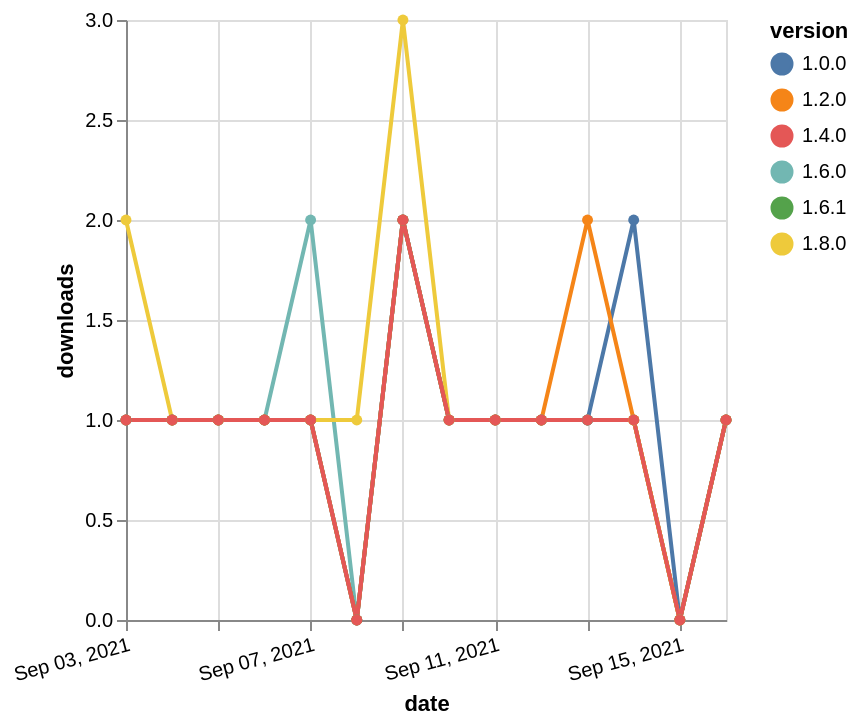

Write the Vega-Lite specification saved for this chart.
### Vega-Lite specification from a JSON file in a GitHub repository (floating-point values rounded to 4 significant figures)
{"$schema": "https://vega.github.io/schema/vega-lite/v5.json", "description": "A simple bar chart with embedded data.", "data": {"values": [{"date": "2021-09-03", "total": 152, "delta": 1, "version": "1.6.0"}, {"date": "2021-09-04", "total": 153, "delta": 1, "version": "1.6.0"}, {"date": "2021-09-05", "total": 154, "delta": 1, "version": "1.6.0"}, {"date": "2021-09-06", "total": 155, "delta": 1, "version": "1.6.0"}, {"date": "2021-09-07", "total": 157, "delta": 2, "version": "1.6.0"}, {"date": "2021-09-08", "total": 157, "delta": 0, "version": "1.6.0"}, {"date": "2021-09-09", "total": 159, "delta": 2, "version": "1.6.0"}, {"date": "2021-09-10", "total": 160, "delta": 1, "version": "1.6.0"}, {"date": "2021-09-11", "total": 161, "delta": 1, "version": "1.6.0"}, {"date": "2021-09-12", "total": 162, "delta": 1, "version": "1.6.0"}, {"date": "2021-09-13", "total": 163, "delta": 1, "version": "1.6.0"}, {"date": "2021-09-14", "total": 164, "delta": 1, "version": "1.6.0"}, {"date": "2021-09-15", "total": 164, "delta": 0, "version": "1.6.0"}, {"date": "2021-09-16", "total": 165, "delta": 1, "version": "1.6.0"}, {"date": "2021-09-03", "total": 134, "delta": 1, "version": "1.6.1"}, {"date": "2021-09-04", "total": 135, "delta": 1, "version": "1.6.1"}, {"date": "2021-09-05", "total": 136, "delta": 1, "version": "1.6.1"}, {"date": "2021-09-06", "total": 137, "delta": 1, "version": "1.6.1"}, {"date": "2021-09-07", "total": 138, "delta": 1, "version": "1.6.1"}, {"date": "2021-09-08", "total": 138, "delta": 0, "version": "1.6.1"}, {"date": "2021-09-09", "total": 140, "delta": 2, "version": "1.6.1"}, {"date": "2021-09-10", "total": 141, "delta": 1, "version": "1.6.1"}, {"date": "2021-09-11", "total": 142, "delta": 1, "version": "1.6.1"}, {"date": "2021-09-12", "total": 143, "delta": 1, "version": "1.6.1"}, {"date": "2021-09-13", "total": 144, "delta": 1, "version": "1.6.1"}, {"date": "2021-09-14", "total": 145, "delta": 1, "version": "1.6.1"}, {"date": "2021-09-15", "total": 145, "delta": 0, "version": "1.6.1"}, {"date": "2021-09-16", "total": 146, "delta": 1, "version": "1.6.1"}, {"date": "2021-09-03", "total": 120, "delta": 2, "version": "1.8.0"}, {"date": "2021-09-04", "total": 121, "delta": 1, "version": "1.8.0"}, {"date": "2021-09-05", "total": 122, "delta": 1, "version": "1.8.0"}, {"date": "2021-09-06", "total": 123, "delta": 1, "version": "1.8.0"}, {"date": "2021-09-07", "total": 124, "delta": 1, "version": "1.8.0"}, {"date": "2021-09-08", "total": 125, "delta": 1, "version": "1.8.0"}, {"date": "2021-09-09", "total": 128, "delta": 3, "version": "1.8.0"}, {"date": "2021-09-10", "total": 129, "delta": 1, "version": "1.8.0"}, {"date": "2021-09-11", "total": 130, "delta": 1, "version": "1.8.0"}, {"date": "2021-09-12", "total": 131, "delta": 1, "version": "1.8.0"}, {"date": "2021-09-13", "total": 132, "delta": 1, "version": "1.8.0"}, {"date": "2021-09-14", "total": 133, "delta": 1, "version": "1.8.0"}, {"date": "2021-09-15", "total": 133, "delta": 0, "version": "1.8.0"}, {"date": "2021-09-16", "total": 134, "delta": 1, "version": "1.8.0"}, {"date": "2021-09-03", "total": 199, "delta": 1, "version": "1.0.0"}, {"date": "2021-09-04", "total": 200, "delta": 1, "version": "1.0.0"}, {"date": "2021-09-05", "total": 201, "delta": 1, "version": "1.0.0"}, {"date": "2021-09-06", "total": 202, "delta": 1, "version": "1.0.0"}, {"date": "2021-09-07", "total": 203, "delta": 1, "version": "1.0.0"}, {"date": "2021-09-08", "total": 203, "delta": 0, "version": "1.0.0"}, {"date": "2021-09-09", "total": 205, "delta": 2, "version": "1.0.0"}, {"date": "2021-09-10", "total": 206, "delta": 1, "version": "1.0.0"}, {"date": "2021-09-11", "total": 207, "delta": 1, "version": "1.0.0"}, {"date": "2021-09-12", "total": 208, "delta": 1, "version": "1.0.0"}, {"date": "2021-09-13", "total": 209, "delta": 1, "version": "1.0.0"}, {"date": "2021-09-14", "total": 211, "delta": 2, "version": "1.0.0"}, {"date": "2021-09-15", "total": 211, "delta": 0, "version": "1.0.0"}, {"date": "2021-09-16", "total": 212, "delta": 1, "version": "1.0.0"}, {"date": "2021-09-03", "total": 197, "delta": 1, "version": "1.2.0"}, {"date": "2021-09-04", "total": 198, "delta": 1, "version": "1.2.0"}, {"date": "2021-09-05", "total": 199, "delta": 1, "version": "1.2.0"}, {"date": "2021-09-06", "total": 200, "delta": 1, "version": "1.2.0"}, {"date": "2021-09-07", "total": 201, "delta": 1, "version": "1.2.0"}, {"date": "2021-09-08", "total": 201, "delta": 0, "version": "1.2.0"}, {"date": "2021-09-09", "total": 203, "delta": 2, "version": "1.2.0"}, {"date": "2021-09-10", "total": 204, "delta": 1, "version": "1.2.0"}, {"date": "2021-09-11", "total": 205, "delta": 1, "version": "1.2.0"}, {"date": "2021-09-12", "total": 206, "delta": 1, "version": "1.2.0"}, {"date": "2021-09-13", "total": 208, "delta": 2, "version": "1.2.0"}, {"date": "2021-09-14", "total": 209, "delta": 1, "version": "1.2.0"}, {"date": "2021-09-15", "total": 209, "delta": 0, "version": "1.2.0"}, {"date": "2021-09-16", "total": 210, "delta": 1, "version": "1.2.0"}, {"date": "2021-09-03", "total": 165, "delta": 1, "version": "1.4.0"}, {"date": "2021-09-04", "total": 166, "delta": 1, "version": "1.4.0"}, {"date": "2021-09-05", "total": 167, "delta": 1, "version": "1.4.0"}, {"date": "2021-09-06", "total": 168, "delta": 1, "version": "1.4.0"}, {"date": "2021-09-07", "total": 169, "delta": 1, "version": "1.4.0"}, {"date": "2021-09-08", "total": 169, "delta": 0, "version": "1.4.0"}, {"date": "2021-09-09", "total": 171, "delta": 2, "version": "1.4.0"}, {"date": "2021-09-10", "total": 172, "delta": 1, "version": "1.4.0"}, {"date": "2021-09-11", "total": 173, "delta": 1, "version": "1.4.0"}, {"date": "2021-09-12", "total": 174, "delta": 1, "version": "1.4.0"}, {"date": "2021-09-13", "total": 175, "delta": 1, "version": "1.4.0"}, {"date": "2021-09-14", "total": 176, "delta": 1, "version": "1.4.0"}, {"date": "2021-09-15", "total": 176, "delta": 0, "version": "1.4.0"}, {"date": "2021-09-16", "total": 177, "delta": 1, "version": "1.4.0"}]}, "width": "container", "mark": {"type": "line", "point": {"filled": true}}, "encoding": {"x": {"field": "date", "type": "temporal", "timeUnit": "yearmonthdate", "title": "date", "axis": {"labelAngle": -15}}, "y": {"field": "delta", "type": "quantitative", "title": "downloads"}, "color": {"field": "version", "type": "nominal"}, "tooltip": {"field": "delta"}}}
